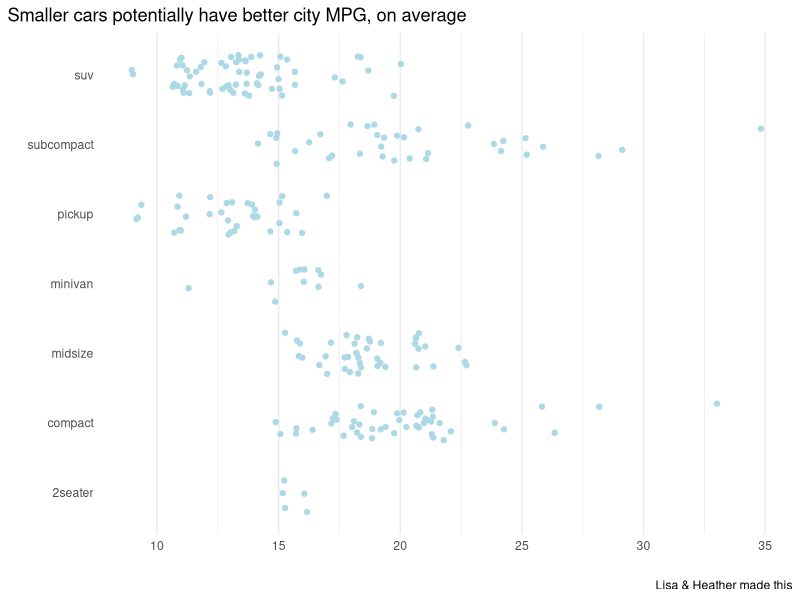

Write R code to recreate this figure.
## ---- chunk 1
knitr::opts_chunk$set(echo = TRUE, message = FALSE)
## ---- chunk 2
library(tidyverse)    # for wrangling and graphing
## ---- chunk 3
mpg %>% 
  ggplot(aes(x = cty, 
             y = class)) +
  geom_jitter(height = .3,
              color = "lightblue") +
  labs(title = "Smaller cars potentially have better city MPG, on average",
       x = "",
       y = "",
       caption = "Lisa & Heather made this") +
  theme_minimal() +
  theme(plot.title.position = "plot",
        panel.grid.major.y = element_blank())
